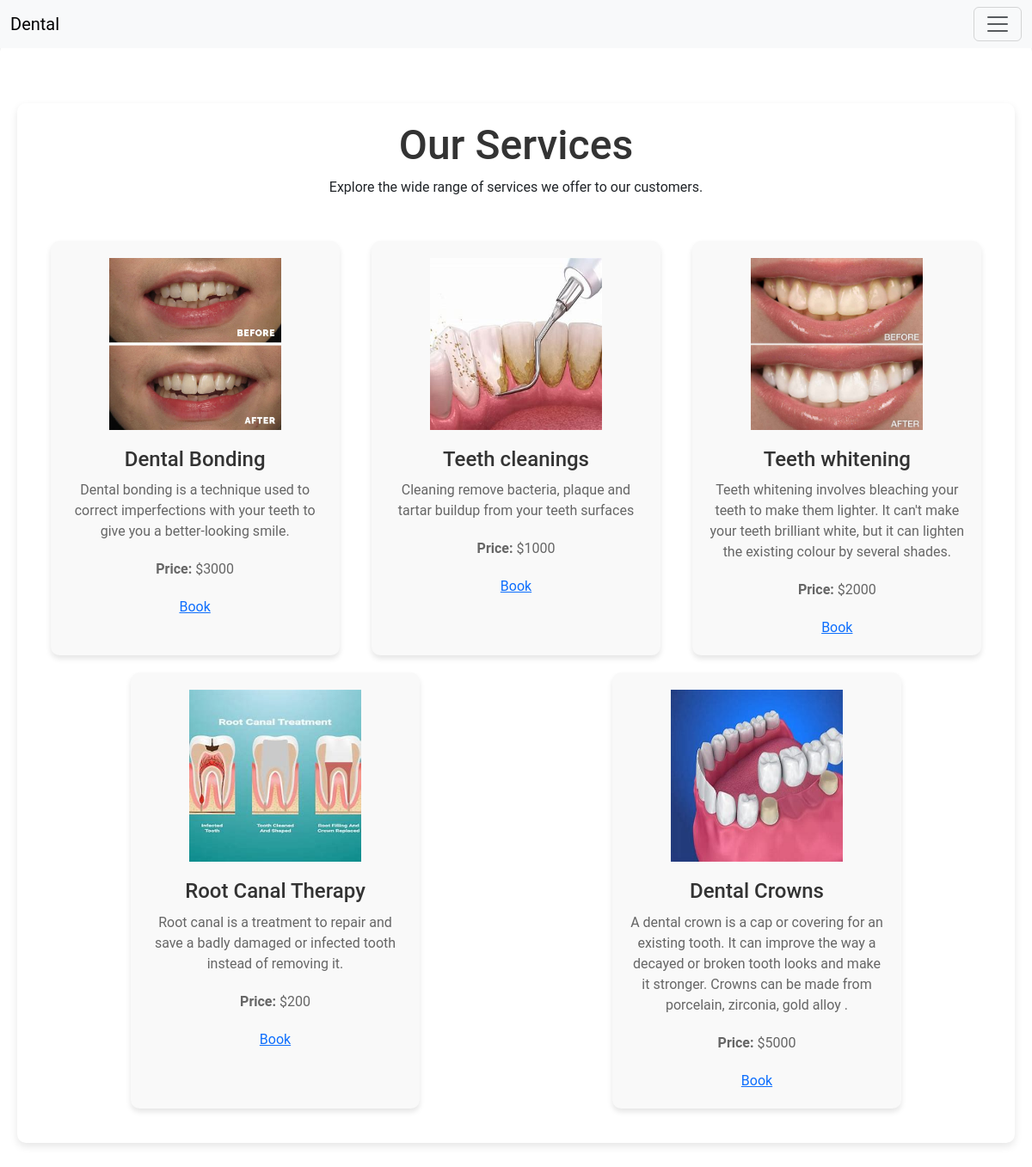
/services/, run on an earlier commit of the app's database.
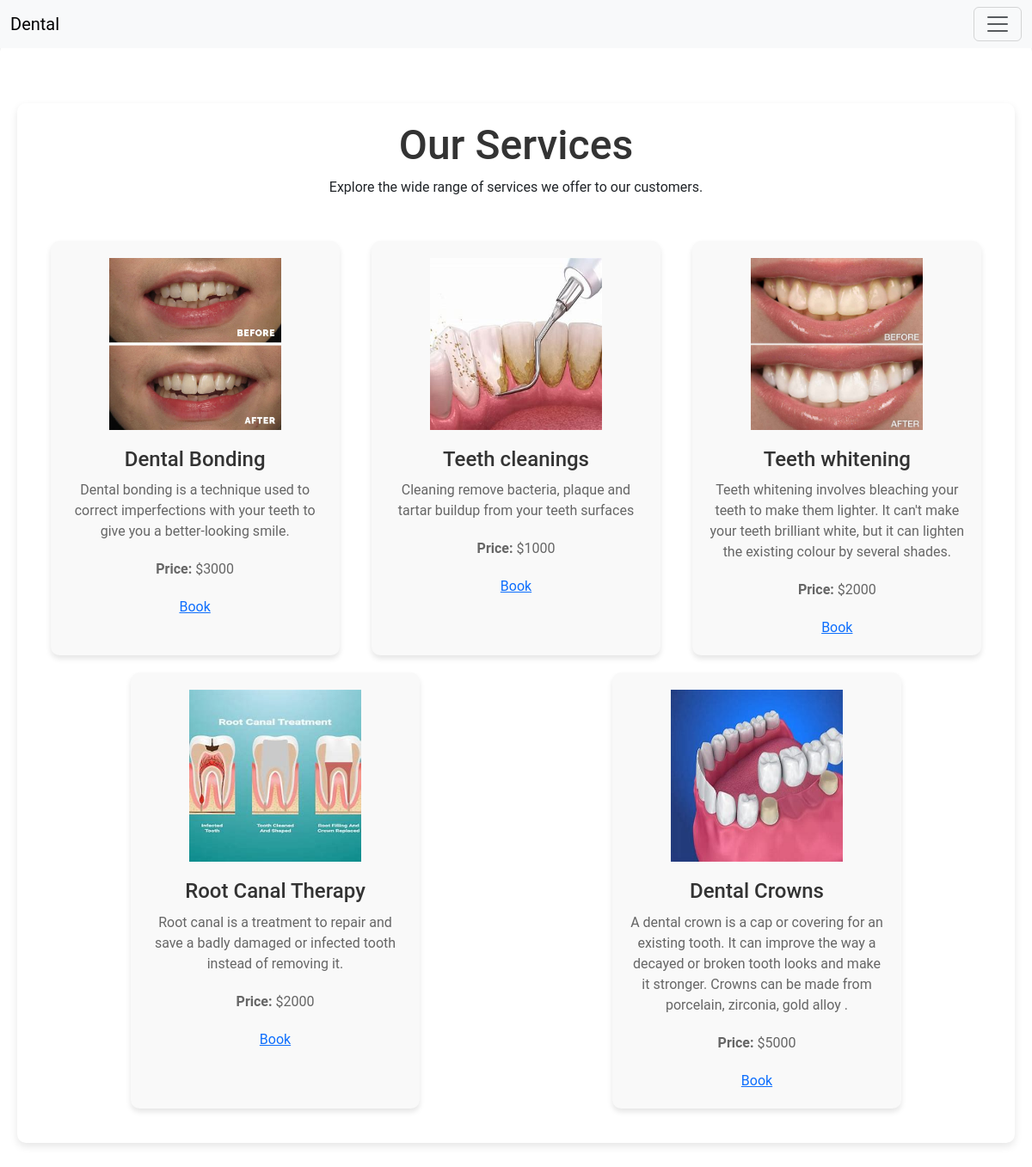
And on a later commit of the database.
### services/models.py (models this page shows)
class service(models.Model):
    name= models.CharField( max_length=50)
    detail= models.TextField()
    price=models.CharField(max_length=50)
    piccture= models.FileField(upload_to='service/',null=True ,blank=True)

### services/views.py (the view)
# urls.py: path('',servic, name='service'),
def servic(request):
    ser = service.objects.all()
    return render(request, 'services/service.html',{'ser':ser})

### templates/services/service.html (shortened to what this page needs)
{% extends "cust/base.html" %}
{% block page %}
<!DOCTYPE html>
<html lang="en">
<head>
</head>
<body>
    <div class="container">
        <div class="header">
            <h1>Our Services</h1>
            <p>Explore the wide range of services we offer to our customers.</p>
        </div>
        <div class="services">
            {% for service in ser %}
            <div class="service">
                <img src="{{ service.piccture.url }}" alt="{{ service.name }}">
                <h2>{{ service.name }}</h2>
                <p>{{ service.detail }}</p>
                <p><strong>Price:</strong> ${{ service.price }}</p>
                <a href="{% url 'book_service' service.id %}" class="btn-book">Book</a>
            </div>
            {% endfor %}
        </div>
    </div>
</body>
</html>
{% endblock page %}

What changed in the data, as far as the page shows it:
changed service "Root Canal Therapy": price "200" → "2000"
